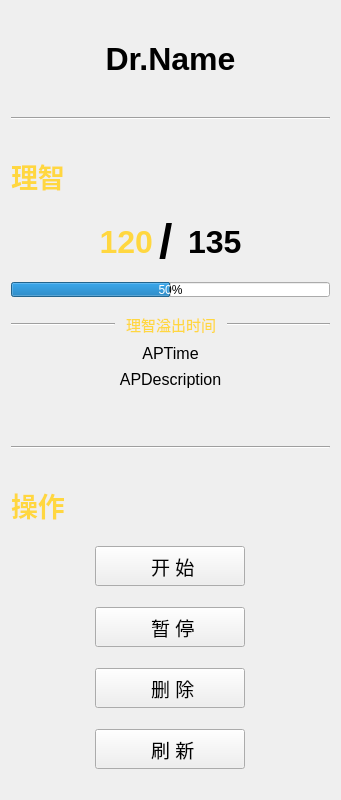
<?xml version="1.0" encoding="UTF-8"?>
<ui version="4.0">
 <class>Form</class>
 <widget class="QWidget" name="Form">
  <property name="geometry">
   <rect>
    <x>0</x>
    <y>0</y>
    <width>341</width>
    <height>800</height>
   </rect>
  </property>
  <property name="minimumSize">
   <size>
    <width>250</width>
    <height>0</height>
   </size>
  </property>
  <property name="maximumSize">
   <size>
    <width>400</width>
    <height>16777215</height>
   </size>
  </property>
  <property name="windowTitle">
   <string>Form</string>
  </property>
  <layout class="QVBoxLayout" name="verticalLayout_2">
   <item>
    <spacer name="verticalSpacer_8">
     <property name="orientation">
      <enum>Qt::Vertical</enum>
     </property>
     <property name="sizeType">
      <enum>QSizePolicy::Maximum</enum>
     </property>
     <property name="sizeHint" stdset="0">
      <size>
       <width>20</width>
       <height>30</height>
      </size>
     </property>
    </spacer>
   </item>
   <item>
    <layout class="QHBoxLayout" name="CharLayout"/>
   </item>
   <item>
    <widget class="QLabel" name="NickName">
     <property name="font">
      <font>
       <pointsize>24</pointsize>
       <weight>75</weight>
       <bold>true</bold>
      </font>
     </property>
     <property name="text">
      <string>Dr.Name</string>
     </property>
     <property name="alignment">
      <set>Qt::AlignHCenter|Qt::AlignTop</set>
     </property>
    </widget>
   </item>
   <item>
    <widget class="Line" name="line">
     <property name="orientation">
      <enum>Qt::Horizontal</enum>
     </property>
    </widget>
   </item>
   <item>
    <layout class="QHBoxLayout" name="horizontalLayout_3">
     <item>
      <widget class="QLabel" name="APLabel">
       <property name="maximumSize">
        <size>
         <width>16777215</width>
         <height>16777215</height>
        </size>
       </property>
       <property name="font">
        <font>
         <pointsize>20</pointsize>
         <weight>75</weight>
         <bold>true</bold>
        </font>
       </property>
       <property name="styleSheet">
        <string notr="true">color: #ffd740</string>
       </property>
       <property name="text">
        <string>理智</string>
       </property>
       <property name="alignment">
        <set>Qt::AlignBottom|Qt::AlignLeading|Qt::AlignLeft</set>
       </property>
      </widget>
     </item>
    </layout>
   </item>
   <item>
    <spacer name="verticalSpacer_4">
     <property name="orientation">
      <enum>Qt::Vertical</enum>
     </property>
     <property name="sizeType">
      <enum>QSizePolicy::Fixed</enum>
     </property>
     <property name="sizeHint" stdset="0">
      <size>
       <width>20</width>
       <height>5</height>
      </size>
     </property>
    </spacer>
   </item>
   <item>
    <layout class="QHBoxLayout" name="horizontalLayout">
     <item>
      <widget class="QLabel" name="CurrentAP">
       <property name="maximumSize">
        <size>
         <width>16777215</width>
         <height>70</height>
        </size>
       </property>
       <property name="font">
        <font>
         <pointsize>24</pointsize>
         <weight>75</weight>
         <bold>true</bold>
        </font>
       </property>
       <property name="styleSheet">
        <string notr="true">color: #ffd740</string>
       </property>
       <property name="text">
        <string>120</string>
       </property>
       <property name="alignment">
        <set>Qt::AlignRight|Qt::AlignTrailing|Qt::AlignVCenter</set>
       </property>
      </widget>
     </item>
     <item>
      <widget class="QLabel" name="midLabel">
       <property name="maximumSize">
        <size>
         <width>23</width>
         <height>70</height>
        </size>
       </property>
       <property name="font">
        <font>
         <pointsize>36</pointsize>
         <weight>75</weight>
         <bold>true</bold>
        </font>
       </property>
       <property name="layoutDirection">
        <enum>Qt::RightToLeft</enum>
       </property>
       <property name="frameShape">
        <enum>QFrame::NoFrame</enum>
       </property>
       <property name="text">
        <string>/</string>
       </property>
      </widget>
     </item>
     <item>
      <widget class="QLabel" name="maxAP">
       <property name="maximumSize">
        <size>
         <width>16777215</width>
         <height>70</height>
        </size>
       </property>
       <property name="font">
        <font>
         <pointsize>24</pointsize>
         <weight>75</weight>
         <bold>true</bold>
        </font>
       </property>
       <property name="text">
        <string>135</string>
       </property>
      </widget>
     </item>
    </layout>
   </item>
   <item>
    <widget class="QProgressBar" name="APBar">
     <property name="maximumSize">
      <size>
       <width>16777215</width>
       <height>15</height>
      </size>
     </property>
     <property name="value">
      <number>50</number>
     </property>
    </widget>
   </item>
   <item>
    <spacer name="verticalSpacer_7">
     <property name="orientation">
      <enum>Qt::Vertical</enum>
     </property>
     <property name="sizeType">
      <enum>QSizePolicy::Fixed</enum>
     </property>
     <property name="sizeHint" stdset="0">
      <size>
       <width>20</width>
       <height>10</height>
      </size>
     </property>
    </spacer>
   </item>
   <item>
    <layout class="QHBoxLayout" name="horizontalLayout_2">
     <item>
      <widget class="Line" name="line_3">
       <property name="orientation">
        <enum>Qt::Horizontal</enum>
       </property>
      </widget>
     </item>
     <item>
      <widget class="QLabel" name="label_2">
       <property name="maximumSize">
        <size>
         <width>100</width>
         <height>30</height>
        </size>
       </property>
       <property name="font">
        <font>
         <pointsize>11</pointsize>
        </font>
       </property>
       <property name="styleSheet">
        <string notr="true">color: #ffd740</string>
       </property>
       <property name="text">
        <string>理智溢出时间</string>
       </property>
       <property name="alignment">
        <set>Qt::AlignCenter</set>
       </property>
      </widget>
     </item>
     <item>
      <widget class="Line" name="line_4">
       <property name="orientation">
        <enum>Qt::Horizontal</enum>
       </property>
      </widget>
     </item>
    </layout>
   </item>
   <item>
    <widget class="QLabel" name="APTime">
     <property name="maximumSize">
      <size>
       <width>16777215</width>
       <height>22</height>
      </size>
     </property>
     <property name="font">
      <font>
       <pointsize>12</pointsize>
      </font>
     </property>
     <property name="text">
      <string>APTime</string>
     </property>
     <property name="alignment">
      <set>Qt::AlignCenter</set>
     </property>
    </widget>
   </item>
   <item>
    <widget class="QLabel" name="APDescription">
     <property name="maximumSize">
      <size>
       <width>16777215</width>
       <height>16777215</height>
      </size>
     </property>
     <property name="font">
      <font>
       <pointsize>12</pointsize>
      </font>
     </property>
     <property name="text">
      <string>APDescription</string>
     </property>
     <property name="alignment">
      <set>Qt::AlignHCenter|Qt::AlignTop</set>
     </property>
    </widget>
   </item>
   <item>
    <widget class="Line" name="line_2">
     <property name="orientation">
      <enum>Qt::Horizontal</enum>
     </property>
    </widget>
   </item>
   <item>
    <widget class="QLabel" name="label">
     <property name="font">
      <font>
       <pointsize>20</pointsize>
       <weight>75</weight>
       <bold>true</bold>
      </font>
     </property>
     <property name="styleSheet">
      <string notr="true">color: #ffd740</string>
     </property>
     <property name="text">
      <string>操作</string>
     </property>
     <property name="alignment">
      <set>Qt::AlignBottom|Qt::AlignLeading|Qt::AlignLeft</set>
     </property>
    </widget>
   </item>
   <item>
    <spacer name="verticalSpacer_6">
     <property name="orientation">
      <enum>Qt::Vertical</enum>
     </property>
     <property name="sizeType">
      <enum>QSizePolicy::Fixed</enum>
     </property>
     <property name="sizeHint" stdset="0">
      <size>
       <width>20</width>
       <height>15</height>
      </size>
     </property>
    </spacer>
   </item>
   <item>
    <layout class="QVBoxLayout" name="verticalLayout">
     <item>
      <layout class="QHBoxLayout" name="horizontalLayout_5">
       <item>
        <widget class="QPushButton" name="startButton">
         <property name="minimumSize">
          <size>
           <width>0</width>
           <height>40</height>
          </size>
         </property>
         <property name="maximumSize">
          <size>
           <width>150</width>
           <height>16777215</height>
          </size>
         </property>
         <property name="font">
          <font>
           <pointsize>14</pointsize>
          </font>
         </property>
         <property name="text">
          <string> 开 始</string>
         </property>
        </widget>
       </item>
      </layout>
     </item>
     <item>
      <spacer name="verticalSpacer">
       <property name="orientation">
        <enum>Qt::Vertical</enum>
       </property>
       <property name="sizeType">
        <enum>QSizePolicy::Maximum</enum>
       </property>
       <property name="sizeHint" stdset="0">
        <size>
         <width>15</width>
         <height>15</height>
        </size>
       </property>
      </spacer>
     </item>
     <item>
      <layout class="QHBoxLayout" name="horizontalLayout_6">
       <item>
        <widget class="QPushButton" name="pauseButton">
         <property name="minimumSize">
          <size>
           <width>0</width>
           <height>40</height>
          </size>
         </property>
         <property name="maximumSize">
          <size>
           <width>150</width>
           <height>16777215</height>
          </size>
         </property>
         <property name="font">
          <font>
           <pointsize>14</pointsize>
          </font>
         </property>
         <property name="text">
          <string> 暂 停</string>
         </property>
        </widget>
       </item>
      </layout>
     </item>
     <item>
      <spacer name="verticalSpacer_2">
       <property name="orientation">
        <enum>Qt::Vertical</enum>
       </property>
       <property name="sizeType">
        <enum>QSizePolicy::Maximum</enum>
       </property>
       <property name="sizeHint" stdset="0">
        <size>
         <width>20</width>
         <height>15</height>
        </size>
       </property>
      </spacer>
     </item>
     <item>
      <layout class="QHBoxLayout" name="horizontalLayout_4">
       <item>
        <widget class="QPushButton" name="deleteButton">
         <property name="minimumSize">
          <size>
           <width>0</width>
           <height>40</height>
          </size>
         </property>
         <property name="maximumSize">
          <size>
           <width>150</width>
           <height>16777215</height>
          </size>
         </property>
         <property name="font">
          <font>
           <pointsize>14</pointsize>
          </font>
         </property>
         <property name="layoutDirection">
          <enum>Qt::LeftToRight</enum>
         </property>
         <property name="text">
          <string> 删 除</string>
         </property>
        </widget>
       </item>
      </layout>
     </item>
     <item>
      <spacer name="verticalSpacer_5">
       <property name="orientation">
        <enum>Qt::Vertical</enum>
       </property>
       <property name="sizeType">
        <enum>QSizePolicy::Maximum</enum>
       </property>
       <property name="sizeHint" stdset="0">
        <size>
         <width>20</width>
         <height>15</height>
        </size>
       </property>
      </spacer>
     </item>
     <item>
      <layout class="QHBoxLayout" name="horizontalLayout_7">
       <item>
        <widget class="QPushButton" name="refreshButton">
         <property name="minimumSize">
          <size>
           <width>0</width>
           <height>40</height>
          </size>
         </property>
         <property name="maximumSize">
          <size>
           <width>150</width>
           <height>16777215</height>
          </size>
         </property>
         <property name="font">
          <font>
           <pointsize>14</pointsize>
          </font>
         </property>
         <property name="text">
          <string> 刷 新</string>
         </property>
        </widget>
       </item>
      </layout>
     </item>
    </layout>
   </item>
   <item>
    <spacer name="verticalSpacer_3">
     <property name="orientation">
      <enum>Qt::Vertical</enum>
     </property>
     <property name="sizeType">
      <enum>QSizePolicy::Maximum</enum>
     </property>
     <property name="sizeHint" stdset="0">
      <size>
       <width>20</width>
       <height>20</height>
      </size>
     </property>
    </spacer>
   </item>
  </layout>
 </widget>
 <resources/>
 <connections/>
</ui>
